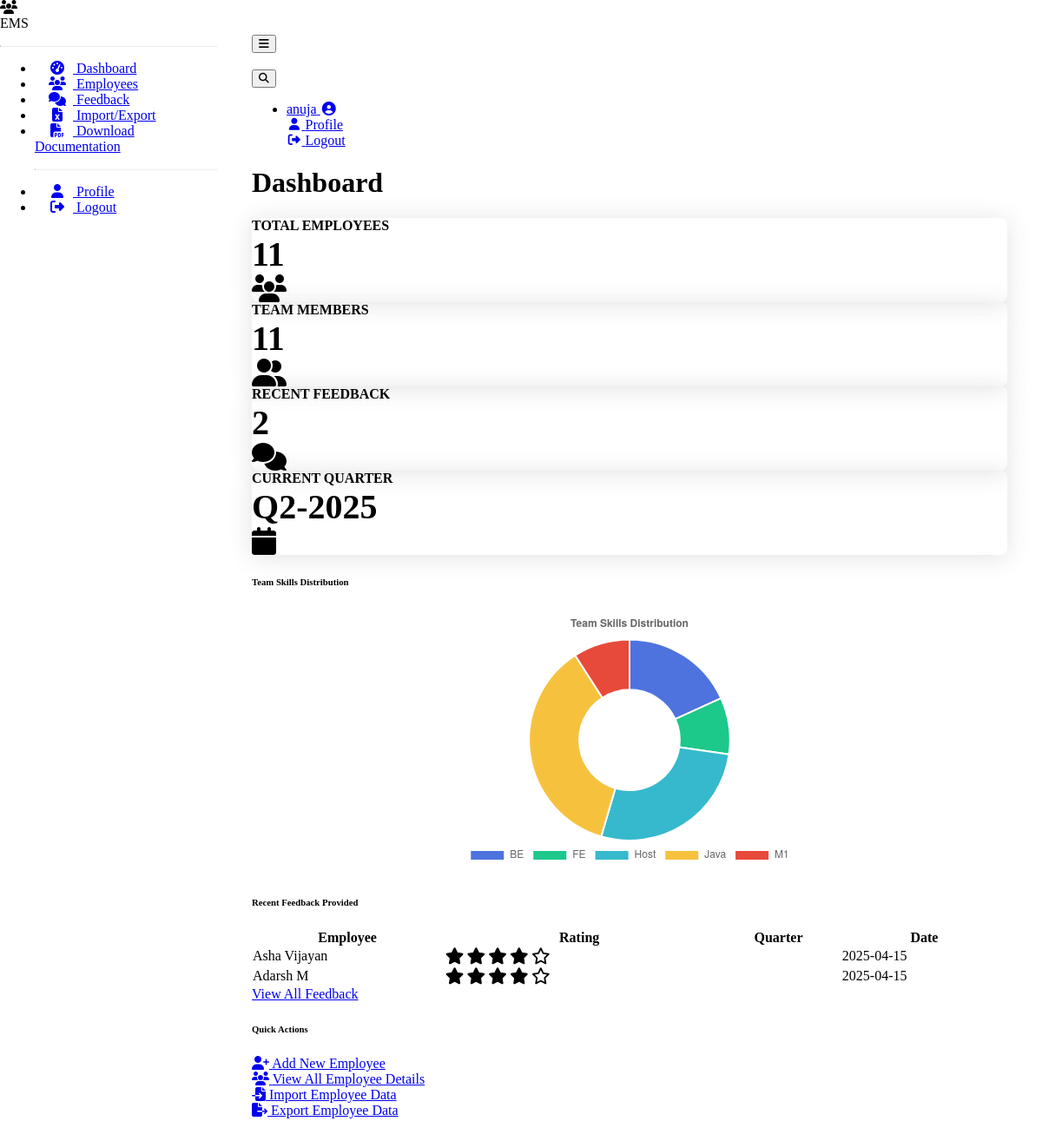
Page / (signed in) on the earlier database version.
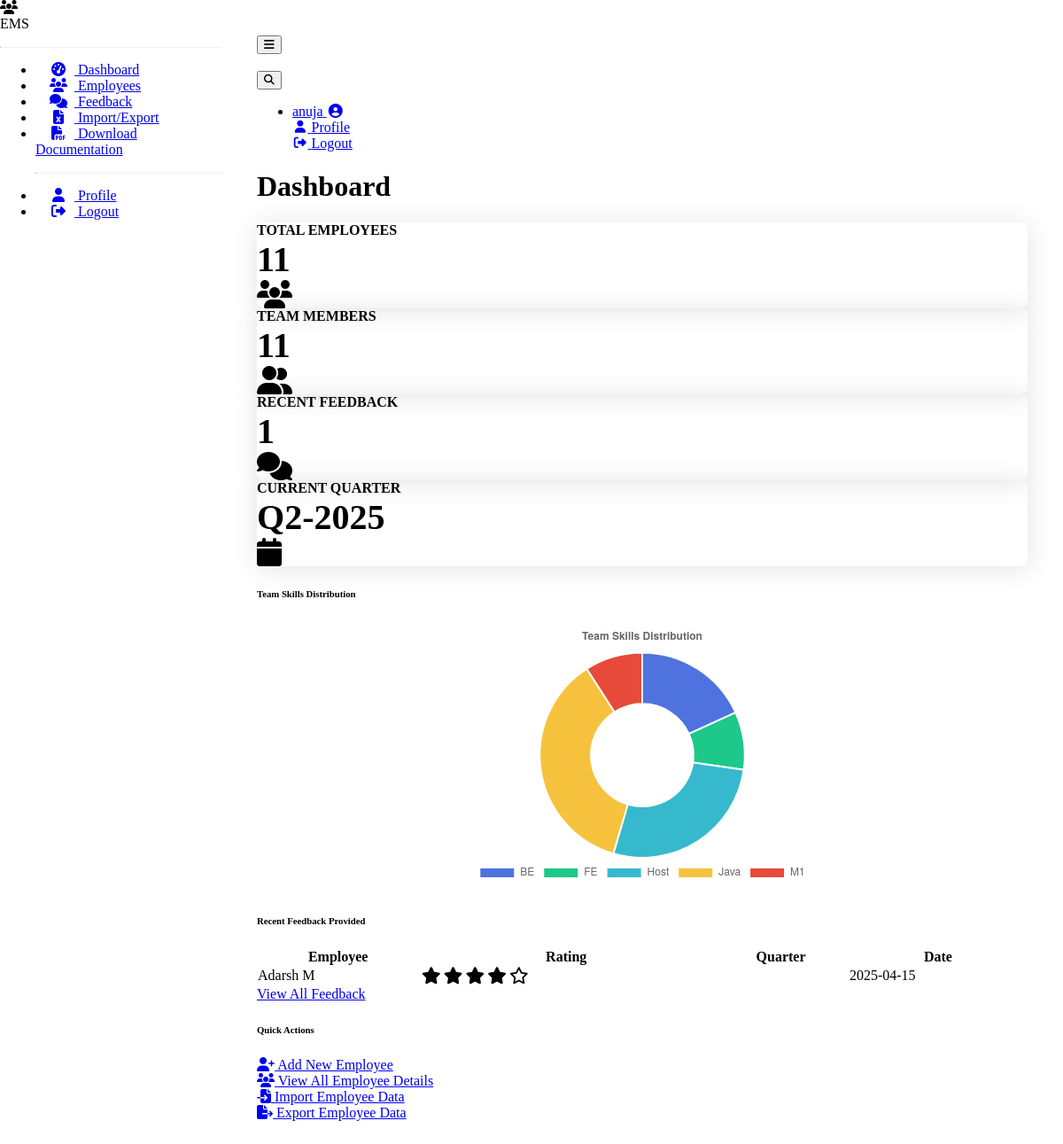
Same page on the later database version.
### models.py (models this page shows, shortened)
class Feedback(db.Model):
    __tablename__ = 'feedback'
    id = db.Column(db.Integer, primary_key=True)
    employee_id = db.Column(db.Integer, db.ForeignKey('employees.id'), nullable=False)
    provided_by_id = db.Column(db.Integer, db.ForeignKey('users.id'), nullable=False)
    provided_by = db.relationship('User', foreign_keys=[provided_by_id])
    rating = db.Column(db.Integer, nullable=False)  # e.g., 1-5 rating scale
    feedback_text = db.Column(db.Text, nullable=False)
    feedback_date = db.Column(db.DateTime, default=datetime.utcnow)
    month = db.Column(db.String(7), nullable=False)  # e.g., "2023-01"

class Employee(db.Model):
    __tablename__ = 'employees'
    id = db.Column(db.Integer, primary_key=True)
    full_name = db.Column(db.String(100), nullable=False)
    joining_date = db.Column(db.Date, nullable=False)
    benzyl = db.Column(db.String(50), unique=True, nullable=False)  # Employee ID or username
    role = db.Column(db.String(100), nullable=False)
    skill = db.Column(db.String(100), nullable=False)
    team = db.Column(db.String(100), nullable=False)
    grade = db.Column(db.String(20), nullable=False)
    designation = db.Column(db.String(100), nullable=False)
    location = db.Column(db.String(100), nullable=False)
    user_id = db.Column(db.Integer, db.ForeignKey('users.id'), nullable=True)
    user = db.relationship('User', foreign_keys=[user_id])
    manager_id = db.Column(db.Integer, db.ForeignKey('users.id'), nullable=True)
    feedback_received = db.relationship('Feedback', backref='employee', lazy='dynamic',
                                        foreign_keys='Feedback.employee_id')

### employee.py (the view, shortened to what this page needs)
@employee_bp.route('/')
@login_required
def dashboard():
    total_employees = Employee.query.count()
    now = datetime.now()
    if current_user.is_manager:
        managed_employees = Employee.query.filter_by(manager_id=current_user.id).count()
        recent_feedback = Feedback.query.filter_by(provided_by_id=current_user.id)\
            .order_by(Feedback.feedback_date.desc()).limit(5).all()
        team_skills = db.session.query(Employee.skill, db.func.count(Employee.id))\
            .filter_by(manager_id=current_user.id)\
            .group_by(Employee.skill).all()
        context = {
            'total_employees': total_employees,
            'managed_employees': managed_employees,
            'recent_feedback': recent_feedback,
            'team_skills': team_skills,
            'is_manager': True,
            'now': now
        }
    return render_template('dashboard.html', **context)

### app.py (called while the page is built)
@login_manager.user_loader
def load_user(user_id):
    from models import User  # Import here to avoid circular imports
    return User.query.get(int(user_id))

### templates/dashboard.html (shortened to what the changed rows need)
{% extends "base.html" %}
{% block content %}
<div class="container-fluid">
    <h1 class="h3 mb-4 text-gray-800">Dashboard</h1>
    <div class="row">
        {% if is_manager %}
        <div class="col-xl-3 col-md-6 mb-4">
            <div class="card dashboard-card border-left-success shadow h-100 py-2">
                <div class="card-body">
                    <div class="row no-gutters align-items-center">
                        <div class="col mr-2">
                            <div class="text-xs font-weight-bold text-success text-uppercase mb-1 dashboard-card-header">
                                Team Members
                            </div>
                            <div class="h5 mb-0 font-weight-bold text-gray-800 dashboard-card-body">
                                {{ managed_employees }}
                            </div>
                        </div>
                        <div class="col-auto">
                            <i class="fas fa-user-friends fa-2x text-gray-300"></i>
                        </div>
                    </div>
                </div>
            </div>
        </div>
        <div class="col-xl-3 col-md-6 mb-4">
            <div class="card dashboard-card border-left-info shadow h-100 py-2">
                <div class="card-body">
                    <div class="row no-gutters align-items-center">
                        <div class="col mr-2">
                            <div class="text-xs font-weight-bold text-info text-uppercase mb-1 dashboard-card-header">
                                Recent Feedback
                            </div>
                            <div class="h5 mb-0 font-weight-bold text-gray-800 dashboard-card-body">
                                {{ recent_feedback|length }}
                            </div>
                        </div>
                        <div class="col-auto">
                            <i class="fas fa-comments fa-2x text-gray-300"></i>
                        </div>
                    </div>
                </div>
            </div>
        </div>
        <div class="col-xl-3 col-md-6 mb-4">
            <div class="card dashboard-card border-left-warning shadow h-100 py-2">
                <div class="card-body">
                    <div class="row no-gutters align-items-center">
                        <div class="col mr-2">
                            <div class="text-xs font-weight-bold text-warning text-uppercase mb-1 dashboard-card-header">
                                Current Quarter
                            </div>
                            <div class="h5 mb-0 font-weight-bold text-gray-800 dashboard-card-body">
                                Q{{ ((now.month - 1) // 3) + 1 }}-{{ now.year }}
                            </div>
                        </div>
                        <div class="col-auto">
                            <i class="fas fa-calendar fa-2x text-gray-300"></i>
                        </div>
                    </div>
                </div>
            </div>
        </div>
        {% endif %}
    </div>
    <div class="row">
        {% if is_manager %}
        <div class="col-lg-6 mb-4">
            <div class="card shadow mb-4">
                <div class="card-body">
                    {% if recent_feedback %}
                    <div class="table-responsive">
                        <table class="table table-bordered" width="100%" cellspacing="0">
                            <thead>
                                <tr>
                                    <th>Employee</th>
                                    <th>Rating</th>
                                    <th>Quarter</th>
                                    <th>Date</th>
                                </tr>
                            </thead>
                            <tbody>
                                {% for feedback in recent_feedback %}
                                <tr>
                                    <td>{{ feedback.employee.full_name }}</td>
                                    <td>
                                        <div class="feedback-rating">
                                            {% for i in range(feedback.rating) %}
                                            <i class="fas fa-star feedback-star"></i>
                                            {% endfor %}
                                            {% for i in range(5 - feedback.rating) %}
                                            <i class="far fa-star feedback-star"></i>
                                            {% endfor %}
                                        </div>
                                    </td>
                                    <td>{{ feedback.quarter }}</td>
                                    <td>{{ feedback.feedback_date.strftime('%Y-%m-%d') }}</td>
                                </tr>
                                {% endfor %}
                            </tbody>
                        </table>
                    </div>
                    {% else %}
                    <p>No recent feedback provided.</p>
                    {% endif %}
                </div>
            </div>
        </div>
        {% endif %}
    </div>
</div>
{% endblock %}

Differences in the rows shown:
removed Feedback: employee.full_name "Asha Vijayan", rating 4 (drawn), feedback_date "2025-04-15"
Other differences:
{{ recent_feedback|length }}: "2" → "1"
